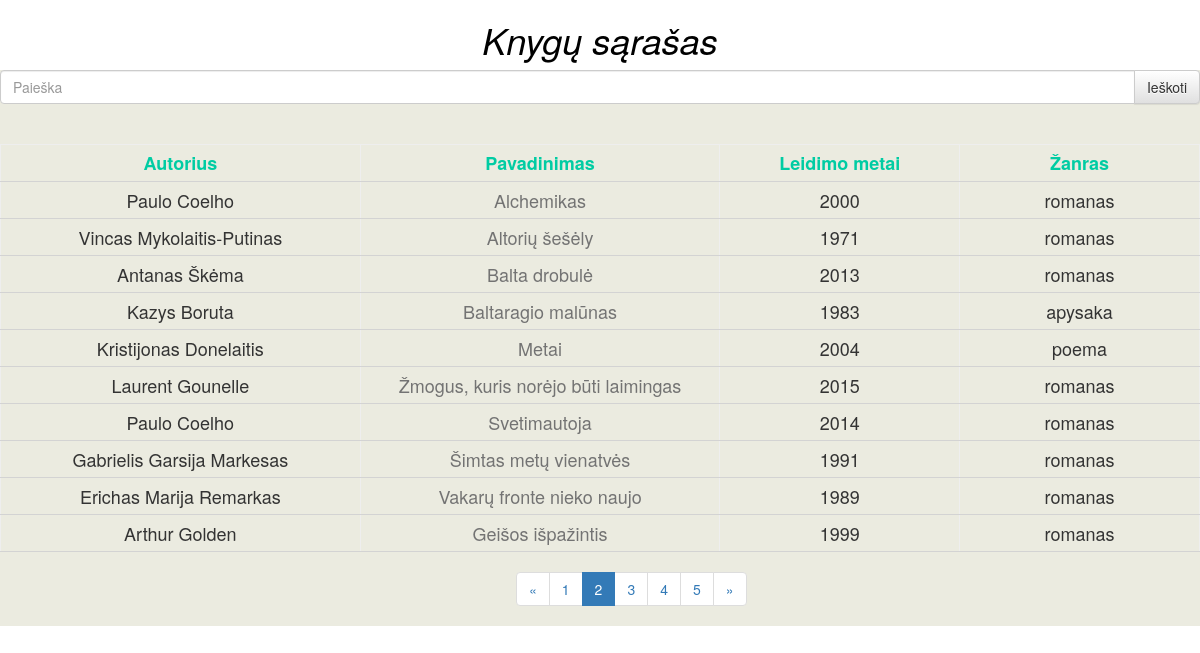
/index.php?pn=2, run on the app's committed database.
### tables this page shows
CREATE TABLE `knygu_sarasas` (
  `nr` int(50) NOT NULL,
  `pavadinimas` varchar(100) NOT NULL,
  `metai` float NOT NULL,
  `autorius` varchar(200) NOT NULL,
  `zanras` varchar(50) NOT NULL
);

### index.php (the view, shortened to what this page needs)
<html>
    <head>
        <link rel="stylesheet" href="https://maxcdn.bootstrapcdn.com/bootstrap/3.3.7/css/bootstrap.min.css">
        <link rel="stylesheet" href="https://maxcdn.bootstrapcdn.com/bootstrap/3.3.7/css/bootstrap-theme.min.css">
        <link rel="stylesheet" type="text/css" href="main.css">
    </head>
    <body>
        <div class="wrapper">
            <i><h1><a id="tekstas" href="index.php">Knygų sąrašas</a></h1></i>
            <div id="content">
                <form method="post" action="index.php">
                    <div class="input-group">
                        <input class="form-control" type="text" name="search2" id="input" placeholder="Paieška">
                        <span class="input-group-btn">
                            <input class="btn btn-default" id="button" type="submit" name="search" value="Ieškoti">
                        </span>
                    </div>
                    <br><br>
                        <?php
                            $conn = mysqli_connect('mysql.hostinger.lt', 'u394434564_root', 'knygos', 'u394434564_demo');
                            if(isset($_POST['search'])){
                                $search2=$_POST['search2'];
                                $query= "select * from knygu_sarasas where concat(autorius,pavadinimas,metai,zanras) like '%".$search2."%'";
                                $search=filter($query);
                                $pagination='';
                            }
                            else{
                                $sql2 = "SELECT COUNT(pavadinimas) FROM knygu_sarasas";
                                $result2=mysqli_query($conn,$sql2);
                                $row=mysqli_fetch_row($result2);
                                $rows=$row[0];
                                $limit=10;
                                $last=ceil($rows/$limit);
                                $pnum=1;
                                if(isset($_GET['pn'])){
                                    $pnum=preg_replace('#[^0-9]#','',$_GET['pn']);
                                }
                                $limit2=($pnum-1)*$limit;
                                if (isset($_GET['sort'])){
                                    if($_GET['sort'] == 'autorius'){
                                        $query2="SELECT * FROM knygu_sarasas ORDER BY autorius";
                                    }
                                    else if ($_GET['sort'] == 'pavadinimas')
                                    {
                                        $query2="SELECT * FROM knygu_sarasas ORDER BY pavadinimas";
                                    }
                                    else if ($_GET['sort'] == 'metai')
                                    {
                                        $query2="SELECT * FROM knygu_sarasas ORDER BY metai";
                                    }
                                    else if($_GET['sort'] == 'zanras')
                                    {
                                        $query2="SELECT * FROM knygu_sarasas ORDER BY zanras";
                                    }
                                    $search=filter($query2);
                                    $pagination='';
                                }
                                else if(!isset($_GET['sort'])){
                                    $query="SELECT * FROM knygu_sarasas LIMIT $limit2, $limit";
                                    $search=filter($query);
                                    $pagination='';
                                    if($last!=1){
                                        $pagination.='<ul class="pagination">';
                                            $ankstesnis=$pnum-1;
                                            $pagination.='<li><a href="'.$_SERVER['PHP_SELF'].'?pn='.$ankstesnis.'" aria-label="Previous"><span aria-hidden="true">&laquo;</span></a></li>  ';
                                            for($i=$pnum-4; $i<$pnum; $i++){
                                                if($i>0){
                                                    $pagination.='<li ><a href="'.$_SERVER['PHP_SELF'].'?pn='.$i.'" aria-label="Previous">'.$i.'</a></li> ';
                                                }
                                            }
                                        $pagination.='<li class="active"><a href="'.$_SERVER['PHP_SELF'].'?pn='.$pnum.'">'.$pnum.'</a></li>';
                                        for($i=$pnum+1; $i<=$last; $i++){
                                                $pagination.='<li ><a href="'.$_SERVER['PHP_SELF'].'?pn='.$i.'">'.$i.'</a></li> ';
                                            }
                                            $sekantis=$pnum+1;
                                            $pagination.='<li><a href="'.$_SERVER['PHP_SELF'].'?pn='.$sekantis.'" aria-label="Next"><span aria-hidden="true">&raquo;</span></a></li>';
                                        $pagination.='</ul>';
                                    }
                                }
                            }
                            function filter($query){
                                $conn=mysqli_connect('mysql.hostinger.lt', 'u394434564_root', 'knygos', 'u394434564_demo');
                                mysqli_set_charset($conn, 'utf8');
                                $result=mysqli_query($conn, $query);
                                return $result;
                            }
                            echo '<table  id="table" border="solid 1px">';
                            echo '<col width="30%"><col width="30%"><col width="20%"><col width="20%">';
                            echo '<tr>';
                            echo '<th><a id="color" href="index.php?sort=autorius">Autorius</a></th>';
                            echo '<th><a id="color" href="index.php?sort=pavadinimas">Pavadinimas</a></th>';
                            echo '<th><a id="color" href="index.php?sort=metai">Leidimo metai</a></th>';
                            echo '<th><a id="color"href="index.php?sort=zanras">Žanras</a></th>';
                            echo '</tr>';
                            while ($row=mysqli_fetch_array($search, MYSQLI_ASSOC)){
                                $nr = $row['nr'];
                                echo '<tr>';
                                echo '<td class="a" id="autorius">'.$row['autorius'].'</td>';
                                echo '<td class="a" id="pavadinimas"><a id="pav" href="informacija.php?nr='.$nr.'">'.$row['pavadinimas'].'</a></td>';
                                echo '<td class="a" id="metai">'.$row['metai'].'</td>';
                                echo '<td class="a" id="zanras">'.$row['zanras'].'</td>';
                                echo '</tr>';
                            }
                            echo '</table>';
                        ?>
                    <div id="control"><?php echo $pagination; ?></div>
                </form>
            </div>
        </div>
    </body>
</html>

### main.css (style rules this page uses)
.wrapper { height:100%; }
#content { background-color: #ebebe0; }
h1 { text-align: center; }
td, th { text-align: center; line-height: 36px; border-bottom: 1px solid lightgrey; }
#color { color: #00cca3; }
#tekstas { color: black; }
#pav { color: #737373; }
#table { width: 100%; border: none; font-size: 18px; }
ul { position:relative; left:43%; }

### data on the page
knygu_sarasas: autorius "Paulo Coelho", pavadinimas "Alchemikas", metai "2000", zanras "romanas"
knygu_sarasas: autorius "Vincas Mykolaitis-Putinas", pavadinimas "Altorių šešėly", metai "1971", zanras "romanas"
knygu_sarasas: autorius "Antanas Škėma", pavadinimas "Balta drobulė", metai "2013", zanras "romanas"
knygu_sarasas: autorius "Kazys Boruta", pavadinimas "Baltaragio malūnas", metai "1983", zanras "apysaka"
knygu_sarasas: autorius "Kristijonas Donelaitis", pavadinimas "Metai", metai "2004", zanras "poema"
knygu_sarasas: autorius "Laurent Gounelle", pavadinimas "Žmogus, kuris norėjo būti laimingas", metai "2015", zanras "romanas"
knygu_sarasas: autorius "Paulo Coelho", pavadinimas "Svetimautoja", metai "2014", zanras "romanas"
knygu_sarasas: autorius "Gabrielis Garsija Markesas", pavadinimas "Šimtas metų vienatvės", metai "1991", zanras "romanas"
knygu_sarasas: autorius "Erichas Marija Remarkas", pavadinimas "Vakarų fronte nieko naujo", metai "1989", zanras "romanas"
knygu_sarasas: autorius "Arthur Golden", pavadinimas "Geišos išpažintis", metai "1999", zanras "romanas"

### other printed values
$pnum "2"
